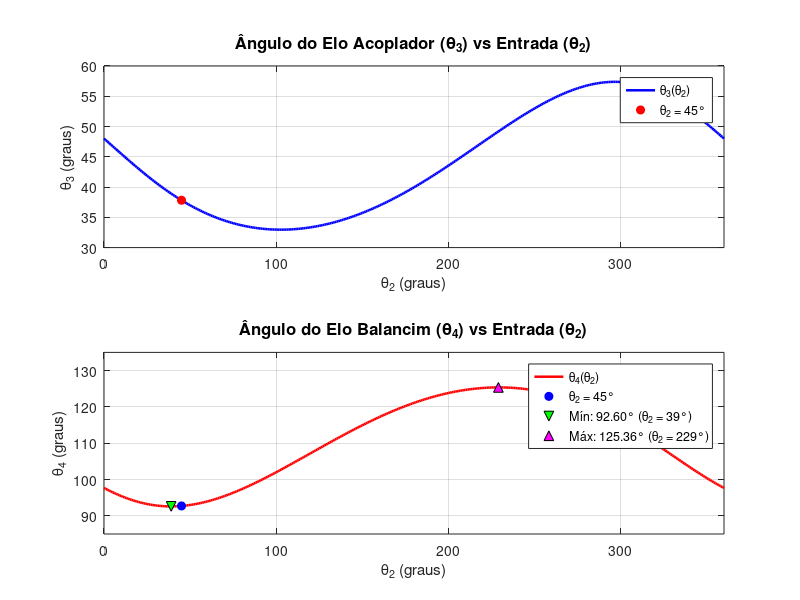

This figure's MATLAB source:
% =========================================================================
% Análise de Posição - Mecanismo de 4 Barras (Grashof Manivela-Balancim)
% Disciplina: Dinâmica das Máquinas
% =========================================================================

clear; clc; close all;

% 1. Definição dos parâmetros conhecidos (comprimentos em mm)
a = 40.0;          % Comprimento do elo 2 (manivela)
b = 208.0;         % Comprimento do elo 3 (acoplador)
c = 156.0;         % Comprimento do elo 4 (balancim)
d = 200.0;         % Comprimento da base (elo 1)

% -------------------------------------------------------------------------
% 2. Resolução para a posição específica theta2 = 45° (Item b da Atividade 1)
% -------------------------------------------------------------------------
theta2_especifico = deg2rad(45);

% Sistema de equações F(x) = 0:
% x(1) = theta3, x(2) = theta4
sistema_45 = @(x) [
    a * cos(theta2_especifico) + b * cos(x(1)) - c * cos(x(2)) - d;
    a * sin(theta2_especifico) + b * sin(x(1)) - c * sin(x(2))
];

% Chute inicial em radianos para a configuração de montagem
x0 = [deg2rad(20); deg2rad(45)];

options = optimset('Display', 'off');
[x_sol_45, fval_45, info_45] = fsolve(sistema_45, x0, options);

if info_45 > 0
    fprintf("=========================================\n");
    fprintf("Solução para theta2 = 45°:\n");
    fprintf("theta3 = %.4f rad (%.2f°)\n", x_sol_45(1), rad2deg(x_sol_45(1)));
    fprintf("theta4 = %.4f rad (%.2f°)\n", x_sol_45(2), rad2deg(x_sol_45(2)));
    fprintf("Resíduo: [%e, %e]\n", fval_45(1), fval_45(2));
    fprintf("=========================================\n\n");
else
    fprintf("Aviso: Falha na convergência para theta2 = 45°.\n");
end

% -------------------------------------------------------------------------
% 3. Variação de theta2 para uma volta completa (0° a 360°)
% -------------------------------------------------------------------------
theta2_deg = 0:1:360;
theta2_rad = deg2rad(theta2_deg);

theta3_deg = zeros(size(theta2_deg));
theta4_deg = zeros(size(theta2_deg));

% Chute inicial para theta2 = 0
x_atual = [deg2rad(30); deg2rad(90)];

for k = 1:length(theta2_rad)
    t2 = theta2_rad(k);
    
    sistema = @(x) [
        a * cos(t2) + b * cos(x(1)) - c * cos(x(2)) - d;
        a * sin(t2) + b * sin(x(1)) - c * sin(x(2))
    ];
    
    [x_sol, ~, info] = fsolve(sistema, x_atual, options);
    
    if info > 0
        theta3_deg(k) = rad2deg(x_sol(1));
        theta4_deg(k) = rad2deg(x_sol(2));
        % Continuidade: a solução do passo atual vira o chute do próximo passo
        x_atual = x_sol;
    else
        warning("Convergência falhou para theta2 = %d°", theta2_deg(k));
    end
end

% -------------------------------------------------------------------------
% 4. Geração dos Gráficos: theta3 e theta4 em função de theta2
% -------------------------------------------------------------------------
% Identificação dos pontos extremos (mínimo e máximo) do balancim (theta4)
[theta4_min, idx_min] = min(theta4_deg);
theta2_min = theta2_deg(idx_min);

[theta4_max, idx_max] = max(theta4_deg);
theta2_max = theta2_deg(idx_max);

fprintf("Extremos do balancim (theta4):\n");
fprintf("  Mínimo: %.2f° em theta2 = %d°\n", theta4_min, theta2_min);
fprintf("  Máximo: %.2f° em theta2 = %d°\n", theta4_max, theta2_max);
fprintf("  Amplitude de oscilação: %.2f°\n\n", theta4_max - theta4_min);

fig = figure('Name', 'Analise de Posicao Angular', 'NumberTitle', 'off');

% Subplot 1: Ângulo do Acoplador (theta3)
subplot(2, 1, 1);
plot(theta2_deg, theta3_deg, 'b-', 'LineWidth', 1.8);
hold on;
plot(45, rad2deg(x_sol_45(1)), 'ro', 'MarkerFaceColor', 'r', 'MarkerSize', 6);
grid on;
title('Ângulo do Elo Acoplador (\theta_3) vs Entrada (\theta_2)', 'FontSize', 12);
xlabel('\theta_2 (graus)');
ylabel('\theta_3 (graus)');
xlim([0, 360]);
legend('\theta_3(\theta_2)', '\theta_2 = 45°', 'Location', 'northeast');

% Subplot 2: Ângulo do Balancim (theta4)
subplot(2, 1, 2);
plot(theta2_deg, theta4_deg, 'r-', 'LineWidth', 1.8);
hold on;
plot(45, rad2deg(x_sol_45(2)), 'bo', 'MarkerFaceColor', 'b', 'MarkerSize', 6);
plot(theta2_min, theta4_min, 'kv', 'MarkerFaceColor', 'g', 'MarkerSize', 7);
plot(theta2_max, theta4_max, 'k^', 'MarkerFaceColor', 'm', 'MarkerSize', 7);
grid on;
title('Ângulo do Elo Balancim (\theta_4) vs Entrada (\theta_2)', 'FontSize', 12);
xlabel('\theta_2 (graus)');
ylabel('\theta_4 (graus)');
xlim([0, 360]);
ylim([85, 135]);

leg_min = sprintf('Mín: %.2f° (\\theta_2 = %d°)', theta4_min, theta2_min);
leg_max = sprintf('Máx: %.2f° (\\theta_2 = %d°)', theta4_max, theta2_max);
legend('\theta_4(\theta_2)', '\theta_2 = 45°', leg_min, leg_max, 'Location', 'northeast');

% Salva a imagem do gráfico gerado na pasta de assets
script_dir = fileparts(mfilename('fullpath'));
if isempty(script_dir)
    script_dir = '.';
end
caminho_imagem = fullfile(script_dir, 'assets', 'grafico_angulos_posicao.png');
print(fig, caminho_imagem, '-dpng', '-r300');
fprintf("Gráfico salvo em: %s\n", caminho_imagem);
